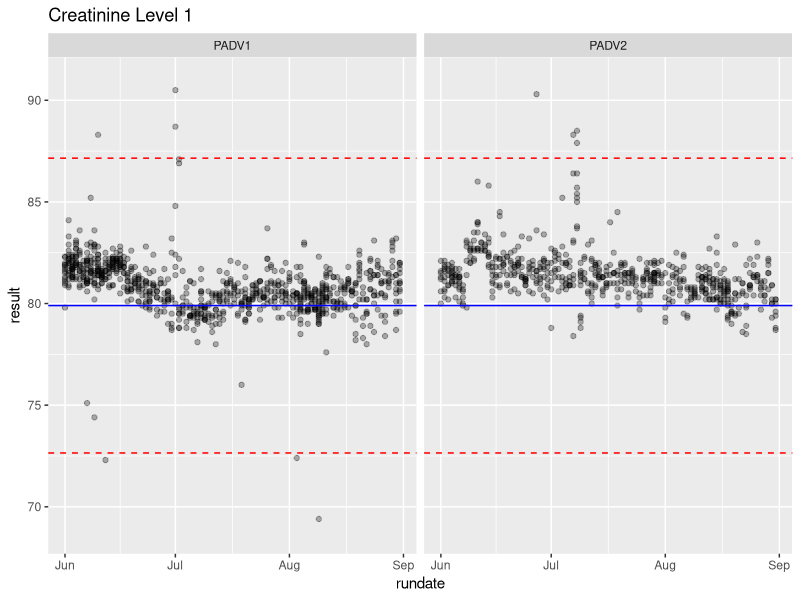
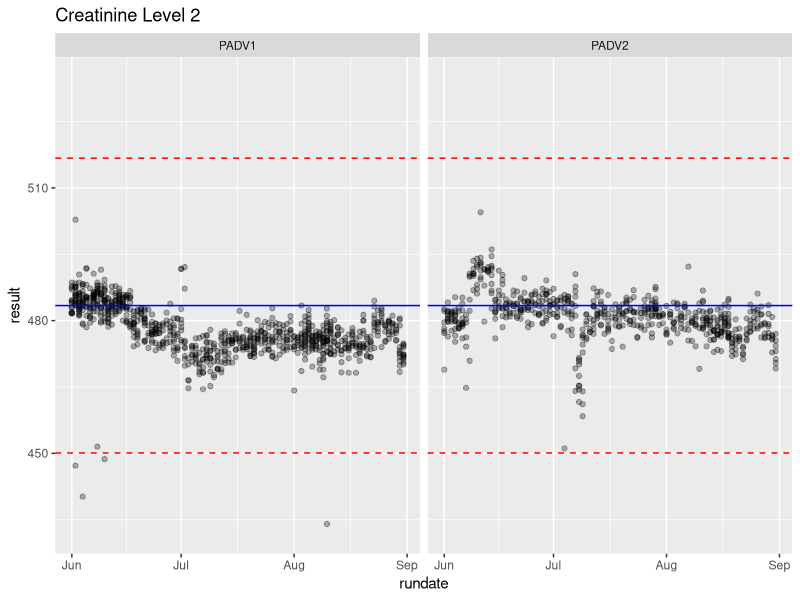

Write R code to recreate these figures, in order.
## ---- chunk 1
knitr::opts_chunk$set(echo = FALSE, warning = FALSE, message = FALSE)
## ---- chunk 2
library(readr)
library(dplyr)
library(lubridate)
qc_data <- read_csv("qc_data.csv")
## ---- chunk 3
sum_table <- qc_data %>%
  group_by(hospital, test_code, qc_name) %>%
  summarise(obs_mean = round(mean(result),1), obs_sd = round(sd(result),1), obs_cv = round(obs_sd/obs_mean*100, 1), set_mean = round(mean[1],1), set_sd = sd[1], set_cv = round(set_sd/set_mean*100,1))

library(kableExtra)
sum_table %>%
  kable(booktabs = TRUE) %>%
  kable_styling(latex_options = c("striped", "hold_position"))
## ---- chunk 4
library(lubridate)
library(ggplot2)

cr_stats<- qc_data %>%
  filter(test_code == "CRQ") %>%
  group_by(qc_name) %>%
  summarise(obs_mean = round(mean(result),1), obs_sd = round(sd(result),1), obs_cv = round(obs_sd/obs_mean*100, 1), set_mean = round(mean[1],1), set_sd = sd[1], set_cv = round(set_sd/set_mean*100,1))

cr1 <- qc_data %>%
  mutate(rundate = date(ymd_hms(date_performed))) %>%
  filter(hospital == "SPH", test_code == "CRQ", qc_name == "CH1") %>%
  group_by(qc_name, rundate) %>% 
  ggplot(aes(x = rundate,y = result)) +
  geom_point(alpha = 0.3) +
  geom_hline(yintercept = cr_stats$obs_mean[1], col = "blue") + 
  geom_hline(yintercept = cr_stats$obs_mean[1] + 1.96*cr_stats$obs_sd[1], col = "red", linetype = "dashed") + 
  geom_hline(yintercept = cr_stats$obs_mean[1] - 1.96*cr_stats$obs_sd[1], col = "red", linetype = "dashed") + 
  ylim(c(cr_stats$obs_mean[1] - 3*cr_stats$obs_sd[1],cr_stats$obs_mean[1] + 3*cr_stats$obs_sd[1])) +
  ggtitle("Creatinine Level 1") +
  facet_wrap(~instr_code)

cr1
## ---- chunk 5
cr2 <- qc_data %>%
  mutate(rundate = date(ymd_hms(date_performed))) %>%
  filter(hospital == "SPH", test_code == "CRQ", qc_name == "CH2") %>%
  group_by(qc_name, rundate) %>% 
  ggplot(aes(x = rundate,y = result)) +
  geom_point(alpha = 0.3) +
  geom_hline(yintercept = cr_stats$obs_mean[2], col = "blue") + 
  geom_hline(yintercept = cr_stats$obs_mean[2] + 1.96*cr_stats$obs_sd[2], col = "red", linetype = "dashed") + 
  geom_hline(yintercept = cr_stats$obs_mean[2] - 1.96*cr_stats$obs_sd[2], col = "red", linetype = "dashed") +
  ylim(c(cr_stats$obs_mean[2] - 3*cr_stats$obs_sd[2],cr_stats$obs_mean[2] + 3*cr_stats$obs_sd[2])) +
  ggtitle("Creatinine Level 2") +
  facet_wrap(~instr_code)

cr2
